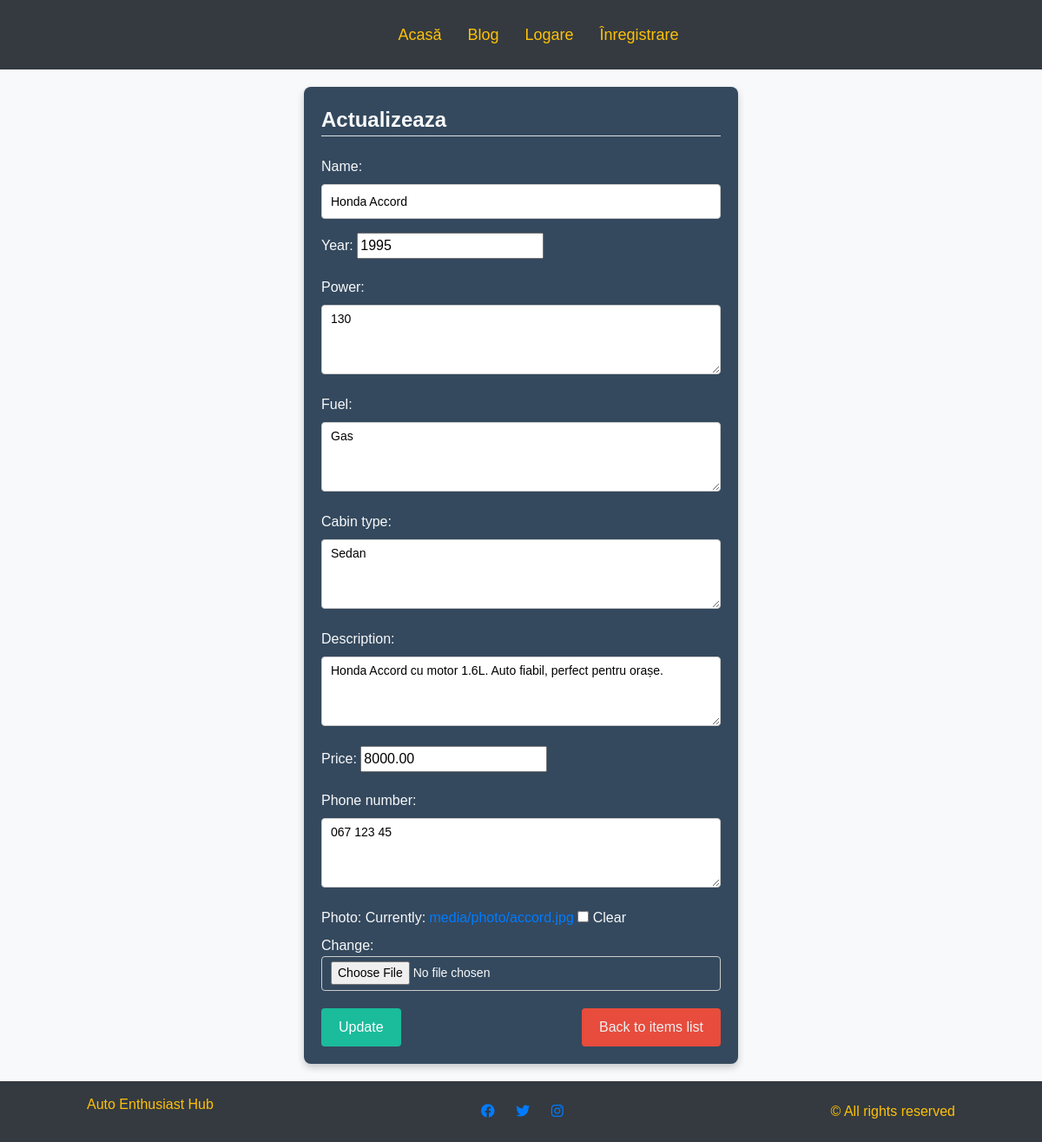
Screenshot of /shop/item/16/update/ with the database file from the repository.
### shop/models.py (models this page shows, shortened)
class Item(models.Model):
    name = models.CharField(max_length=255)
    description = models.TextField()
    price = models.DecimalField(max_digits=10, decimal_places=2)
    owner = models.ForeignKey(User, on_delete=models.CASCADE, related_name='items')
    year = models.IntegerField( default='0')
    power = models.TextField(max_length=50, default='50')
    fuel = models.TextField(max_length=50,default='Benzina')
    cabin_type = models.TextField(max_length=50, default='Sedan')
    phone_number = models.TextField(max_length=15, default = '0')
    photo = models.ImageField(upload_to='media/photo/', blank=True, null=True)

### shop/views.py (the view)
# urls.py: path('item/<int:pk>/update/', views.item_update, name='item_update'),
def item_update(request, pk):
    item = get_object_or_404(Item, pk=pk)
    if request.method == 'POST':
        form = ItemForm(request.POST, request.FILES, instance=item)
        if form.is_valid():
            form.save()
            return redirect('shop:item_list')
    else:
        form = ItemForm(instance=item)
    return render(request, 'shop/item_update.html', {'form': form})

### shop/forms.py
class ItemForm(forms.ModelForm):
    class Meta:
        model = Item
        fields = ['name', 'year', 'power', 'fuel', 'cabin_type', 'description', 'price', 'phone_number', 'photo']

### shop/templates/shop/item_update.html (shortened to what this page needs)
{% extends "main/base.html" %}
{% block content %}
<section class="post-forms">
  <article class="forms-card text-light">
      <form method="post" enctype="multipart/form-data">
          <fieldset class="form-group text-light">
              <legend class="border-bottom mb-2 text-light">Actualizeaza</legend>
          </fieldset>
          {{ form.as_p }}
          <div class="form-actions">
              <button class="form-btn" type="submit">Update</button>
              <a class="back-link" href="{% url 'shop:item_list' %}">Back to items list</a>
          </div>
      </form>
  </article>
</section>
{% endblock %}

### main/static/css/main.css (style rules this page uses)
:root { --primary-color: #E63946; --secondary-color: #2B2D2F; --tertiary-color: #003F5C; --fourth-color: linear-gradient(90deg, #C0C0C0 70%, #ffc107 70%), #E63946;; --fifth-color: #C0C0C0; --sixth-color: #36454F; --seventh-color: #FF6F00; --eight-color: #F5F5F5; }
body, html { box-sizing: border-box; margin: 0; padding: 0; min-height: 100vh; background-image: url("img/background.jpg"); background-size: cover; background-position: center; background-repeat: no-repeat; background-attachment: fixed; }

### main/static/css/buttons.css (style rules this page uses)
body { font-family: "Cyber", sans-serif; }

### main/static/css/forms.css (style rules this page uses)
.form-group { display: flex; flex-direction: column; gap: 15px; }
input[type="text"], input[type="file"], textarea { width: 100%; height: 40px; padding: 5px 10px; font-size: 14px; border: 1px solid #ccc; border-radius: 4px; }
textarea { height: 80px; }
input::placeholder, textarea::placeholder { font-size: 14px; color: #999; }

### main/static/css/post-detail.css (style rules this page uses)
body { font-family: 'Arial', sans-serif; background-color: #f8f9fa; color: #333; margin: 0; }

### main/static/css/blog-home.css (style rules this page uses)
.text-light { color: #adb5bd; }

### main/static/css/profile.css (style rules this page uses)
body { font-family: Arial, sans-serif; margin: 0; padding: 0; }

### main/static/css/profile-update.css (style rules this page uses)
body { font-family: Arial, sans-serif; margin: 0; padding: 0; }
.form-group { margin-bottom: 15px; text-align: left; }

### shop/templates/shop/item_update.html (style rules this page uses)
.post-forms { display: flex; justify-content: center; align-items: center; padding: 20px; background-color: transparent; min-height: 100vh; }
.forms-card { background-color: #34495e; padding: 20px; border-radius: 8px; box-shadow: 0 4px 8px rgba(0, 0, 0, 0.2); max-width: 500px; width: 100%; }
.form-group { border: none; padding: 0; }
legend { font-size: 24px; font-weight: bold; color: #ecf0f1; }
.form-actions { display: flex; justify-content: space-between; align-items: center; margin-top: 20px; }
.form-btn { background-color: #1abc9c; color: white; padding: 10px 20px; border: none; border-radius: 4px; cursor: pointer; font-size: 16px; transition: background-color 0.3s ease; }
.back-link { color: #ecf0f1; text-decoration: none; font-size: 16px; padding: 10px 20px; background-color: #e74c3c; border-radius: 4px; transition: background-color 0.3s ease; }

### rows the page displays
Item: name "Honda Accord", year "1995", power "130", fuel "Gas", cabin_type "Sedan", description "Honda Accord cu motor 1.6L. Auto fiabil, perfect pentru orașe.", price "8000.00", phone_number "067 123 45"
